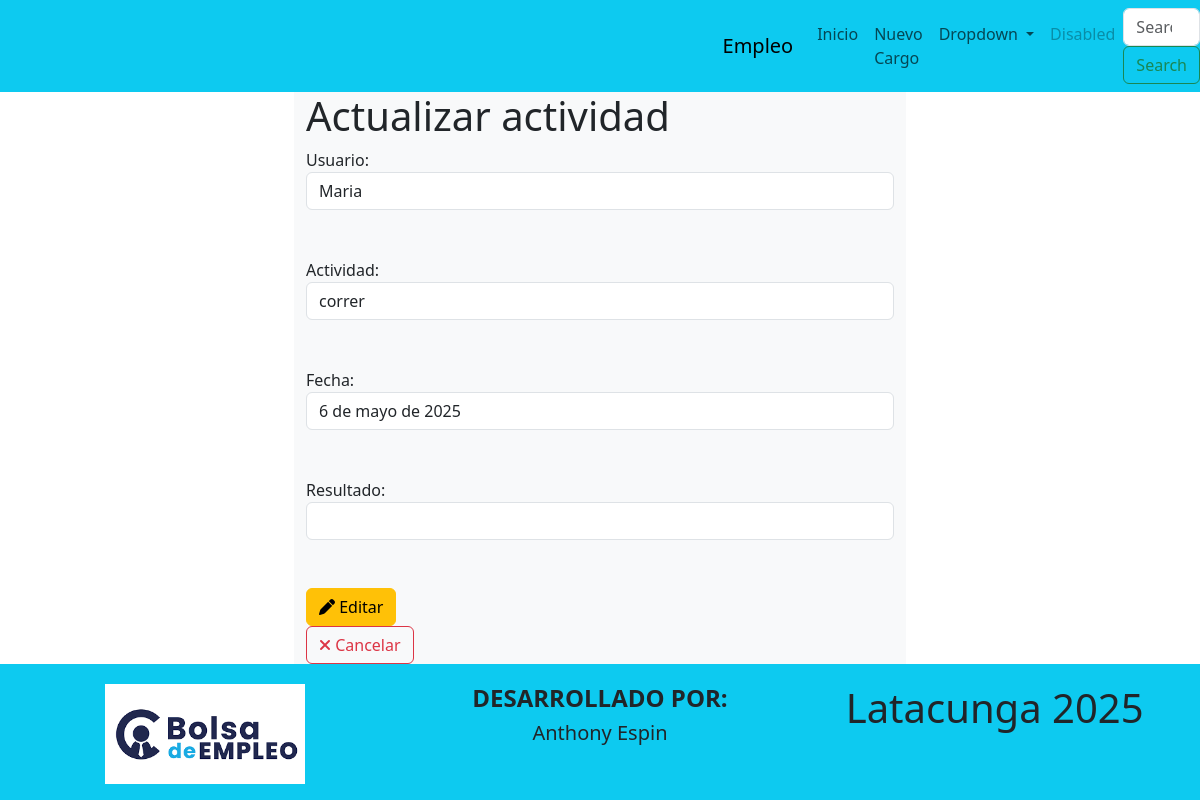
/editarCargo/6, run on the app's committed database.
### Aplicaciones/Actividad/models.py (models this page shows, shortened)
class  Historial(models.Model):
    id=models.AutoField(primary_key=True)
    usuario=models.CharField(max_length=100)
    actividad=models.CharField(max_length=210)
    fecha=models.DateField()
    resultado=models.TextField()

### Aplicaciones/Actividad/views.py (the view)
def editarCargo(request,id):
    cargoEditar=Historial.objects.get(id=id)
    return render(request,"editarCargo.html", {'cargoEditar':cargoEditar})

### Aplicaciones/Actividad/templates/editarCargo.html (shortened to what this page needs)
{% extends './plantilla.html' %}
{% block contenido %}
    <div class="row ">
        <div class="col-md-3 "> </div>
        <div class="col-md-6 bg-light">
            <h1>Actualizar actividad</h1>
            <form action="/procesarEdicionCargo/{{ cargoEditar.id }}" method="post">
                <label for="usuario">Usuario:</label><br>
                <input class="form-control" type="text" name="usuario" id="usuario" value="{{cargoEditar.usuario}}"><br><br>
                <label for="actividad">Actividad:</label><br>
                <input class="form-control" type="text" name="actividad" id="actividad" value="{{cargoEditar.actividad}}"><br><br>
                <label for="fecha">Fecha:</label><br>
                <input class="form-control" type="text" name="fecha" id="fecha" value="{{cargoEditar.fecha}}" ><br><br>
                <label for="resultado">Resultado:</label><br>
                <input class="form-control" type="text" name="resultado" id="resultado" value="{{cargoEditar.rersultado}}" ><br><br>
                <button class="btn btn-warning" type="submit">
                    <i class="fa fa-pen"></i>
                    Editar</button>
                <br>
                <a class="btn btn-outline-danger" href="/">
                    <i class="fa fa-times"></i>
                    Cancelar</a>
            </form>
        </div>
        <div class="col-md-3 "> </div>
    </div>
{% endblock %}

### data on the page
Historial: usuario "Maria", actividad "correr", fecha "6 de mayo de 2025"
